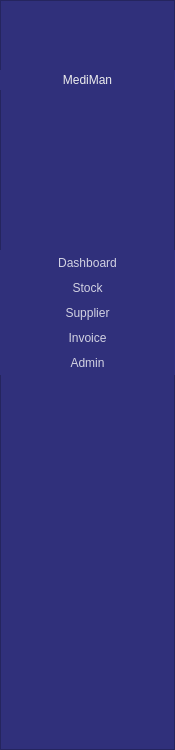
  <widget class="QFrame" name="frame">
   <property name="geometry">
    <rect>
     <x>0</x>
     <y>0</y>
     <width>175</width>
     <height>750</height>
    </rect>
   </property>
   <property name="minimumSize">
    <size>
     <width>175</width>
     <height>750</height>
    </size>
   </property>
   <property name="maximumSize">
    <size>
     <width>175</width>
     <height>750</height>
    </size>
   </property>
   <property name="styleSheet">
    <string notr="true">background-color: rgb(48, 48, 123);</string>
   </property>
   <property name="frameShape">
    <enum>QFrame::StyledPanel</enum>
   </property>
   <property name="frameShadow">
    <enum>QFrame::Raised</enum>
   </property>
   <widget class="QFrame" name="frame_2">
    <property name="geometry">
     <rect>
      <x>0</x>
      <y>250</y>
      <width>175</width>
      <height>125</height>
     </rect>
    </property>
    <property name="minimumSize">
     <size>
      <width>175</width>
      <height>125</height>
     </size>
    </property>
    <property name="maximumSize">
     <size>
      <width>175</width>
      <height>125</height>
     </size>
    </property>
    <property name="frameShape">
     <enum>QFrame::NoFrame</enum>
    </property>
    <property name="frameShadow">
     <enum>QFrame::Plain</enum>
    </property>
    <property name="lineWidth">
     <number>-1</number>
    </property>
    <property name="midLineWidth">
     <number>-1</number>
    </property>
    <layout class="QVBoxLayout" name="verticalLayout">
     <property name="spacing">
      <number>0</number>
     </property>
     <property name="leftMargin">
      <number>0</number>
     </property>
     <property name="topMargin">
      <number>0</number>
     </property>
     <property name="rightMargin">
      <number>0</number>
     </property>
     <property name="bottomMargin">
      <number>0</number>
     </property>
     <item>
      <widget class="QLabel" name="home_label">
       <property name="minimumSize">
        <size>
         <width>175</width>
         <height>25</height>
        </size>
       </property>
       <property name="maximumSize">
        <size>
         <width>175</width>
         <height>25</height>
        </size>
       </property>
       <property name="styleSheet">
        <string notr="true">#home_label{
	font: 12pt &quot;Arial&quot;;
	color: rgba(255, 255, 255, 200);
}

#home_label:hover{
	background-color: rgba(255, 255, 255,50);
}</string>
       </property>
       <property name="text">
        <string>Dashboard</string>
       </property>
       <property name="alignment">
        <set>Qt::AlignCenter</set>
       </property>
      </widget>
     </item>
     <item>
      <widget class="QLabel" name="stock_label">
       <property name="minimumSize">
        <size>
         <width>175</width>
         <height>25</height>
        </size>
       </property>
       <property name="maximumSize">
        <size>
         <width>175</width>
         <height>25</height>
        </size>
       </property>
       <property name="styleSheet">
        <string notr="true">#stock_label{
	font: 12pt &quot;Arial&quot;;
	color: rgba(255, 255, 255, 200);
}

#stock_label:hover{
	background-color: rgba(255, 255, 255,50);
}</string>
       </property>
       <property name="text">
        <string>Stock</string>
       </property>
       <property name="alignment">
        <set>Qt::AlignCenter</set>
       </property>
      </widget>
     </item>
     <item>
      <widget class="QLabel" name="supplier_label">
       <property name="minimumSize">
        <size>
         <width>175</width>
         <height>25</height>
        </size>
       </property>
       <property name="maximumSize">
        <size>
         <width>175</width>
         <height>25</height>
        </size>
       </property>
       <property name="styleSheet">
        <string notr="true">#supplier_label{
	font: 12pt &quot;Arial&quot;;
	color: rgba(255, 255, 255, 200);
}

#supplier_label:hover{
	background-color: rgba(255, 255, 255,50);
}</string>
       </property>
       <property name="text">
        <string>Supplier</string>
       </property>
       <property name="alignment">
        <set>Qt::AlignCenter</set>
       </property>
      </widget>
     </item>
     <item>
      <widget class="QLabel" name="invoice_label">
       <property name="minimumSize">
        <size>
         <width>175</width>
         <height>25</height>
        </size>
       </property>
       <property name="maximumSize">
        <size>
         <width>175</width>
         <height>25</height>
        </size>
       </property>
       <property name="styleSheet">
        <string notr="true">#invoice_label{
	font: 12pt &quot;Arial&quot;;
	color: rgba(255, 255, 255, 200);
}

#invoice_label:hover{
	background-color: rgba(255, 255, 255,50);
}</string>
       </property>
       <property name="text">
        <string>Invoice</string>
       </property>
       <property name="alignment">
        <set>Qt::AlignCenter</set>
       </property>
      </widget>
     </item>
     <item>
      <widget class="QLabel" name="admin_label">
       <property name="minimumSize">
        <size>
         <width>175</width>
         <height>25</height>
        </size>
       </property>
       <property name="maximumSize">
        <size>
         <width>175</width>
         <height>25</height>
        </size>
       </property>
       <property name="styleSheet">
        <string notr="true">#admin_label{
	font: 12pt &quot;Arial&quot;;
	color: rgba(255, 255, 255, 200);
}

#admin_label:hover{
	background-color: rgba(255, 255, 255,50);
}</string>
       </property>
       <property name="text">
        <string>Admin</string>
       </property>
       <property name="alignment">
        <set>Qt::AlignCenter</set>
       </property>
      </widget>
     </item>
    </layout>
   </widget>
   <widget class="QLabel" name="Push">
    <property name="geometry">
     <rect>
      <x>0</x>
      <y>70</y>
      <width>175</width>
      <height>20</height>
     </rect>
    </property>
    <property name="minimumSize">
     <size>
      <width>175</width>
      <height>0</height>
     </size>
    </property>
    <property name="maximumSize">
     <size>
      <width>175</width>
      <height>16777215</height>
     </size>
    </property>
    <property name="styleSheet">
     <string notr="true">color: rgb(238, 238, 238);
font: 700 14pt &quot;Segoe Script&quot;;</string>
    </property>
    <property name="text">
     <string>MediMan</string>
    </property>
    <property name="alignment">
     <set>Qt::AlignCenter</set>
    </property>
   </widget>
  </widget>
